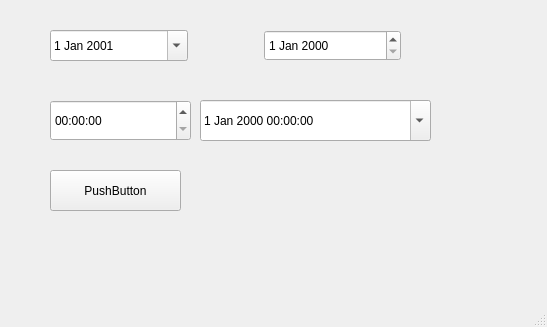
<?xml version="1.0" encoding="UTF-8"?>
<ui version="4.0">
 <class>MainWindow</class>
 <widget class="QMainWindow" name="MainWindow">
  <property name="geometry">
   <rect>
    <x>0</x>
    <y>0</y>
    <width>547</width>
    <height>327</height>
   </rect>
  </property>
  <property name="windowTitle">
   <string>MainWindow</string>
  </property>
  <widget class="QWidget" name="centralwidget">
   <widget class="QTimeEdit" name="timeEdit">
    <property name="geometry">
     <rect>
      <x>50</x>
      <y>100</y>
      <width>141</width>
      <height>41</height>
     </rect>
    </property>
    <property name="calendarPopup">
     <bool>true</bool>
    </property>
   </widget>
   <widget class="QDateTimeEdit" name="dateTimeEdit">
    <property name="geometry">
     <rect>
      <x>200</x>
      <y>100</y>
      <width>231</width>
      <height>41</height>
     </rect>
    </property>
    <property name="calendarPopup">
     <bool>true</bool>
    </property>
   </widget>
   <widget class="QPushButton" name="btnCalculate">
    <property name="geometry">
     <rect>
      <x>50</x>
      <y>170</y>
      <width>131</width>
      <height>41</height>
     </rect>
    </property>
    <property name="text">
     <string>PushButton</string>
    </property>
   </widget>
   <widget class="QWidget" name="layoutWidget">
    <property name="geometry">
     <rect>
      <x>50</x>
      <y>30</y>
      <width>351</width>
      <height>31</height>
     </rect>
    </property>
    <layout class="QHBoxLayout" name="horizontalLayout">
     <item>
      <widget class="QDateEdit" name="dateStart">
       <property name="sizePolicy">
        <sizepolicy hsizetype="Minimum" vsizetype="Preferred">
         <horstretch>0</horstretch>
         <verstretch>0</verstretch>
        </sizepolicy>
       </property>
       <property name="calendarPopup">
        <bool>true</bool>
       </property>
       <property name="date">
        <date>
         <year>2001</year>
         <month>1</month>
         <day>1</day>
        </date>
       </property>
      </widget>
     </item>
     <item>
      <spacer name="horizontalSpacer">
       <property name="orientation">
        <enum>Qt::Horizontal</enum>
       </property>
       <property name="sizeType">
        <enum>QSizePolicy::Fixed</enum>
       </property>
       <property name="sizeHint" stdset="0">
        <size>
         <width>70</width>
         <height>20</height>
        </size>
       </property>
      </spacer>
     </item>
     <item>
      <widget class="QDateEdit" name="dateEnd">
       <property name="sizePolicy">
        <sizepolicy hsizetype="Minimum" vsizetype="Preferred">
         <horstretch>0</horstretch>
         <verstretch>0</verstretch>
        </sizepolicy>
       </property>
      </widget>
     </item>
    </layout>
   </widget>
  </widget>
  <widget class="QMenuBar" name="menubar">
   <property name="geometry">
    <rect>
     <x>0</x>
     <y>0</y>
     <width>547</width>
     <height>22</height>
    </rect>
   </property>
  </widget>
  <widget class="QStatusBar" name="statusbar"/>
 </widget>
 <resources/>
 <connections/>
</ui>
